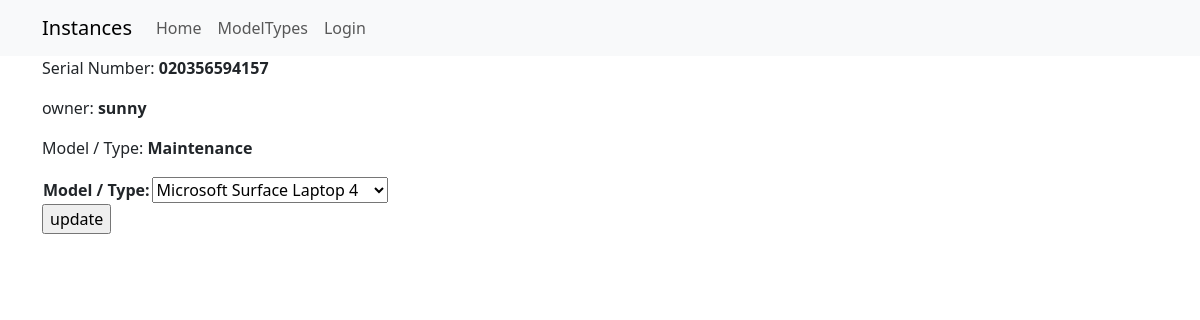
/instance/020356594157/modeltypeupdate/, run on an earlier commit of the app's database.
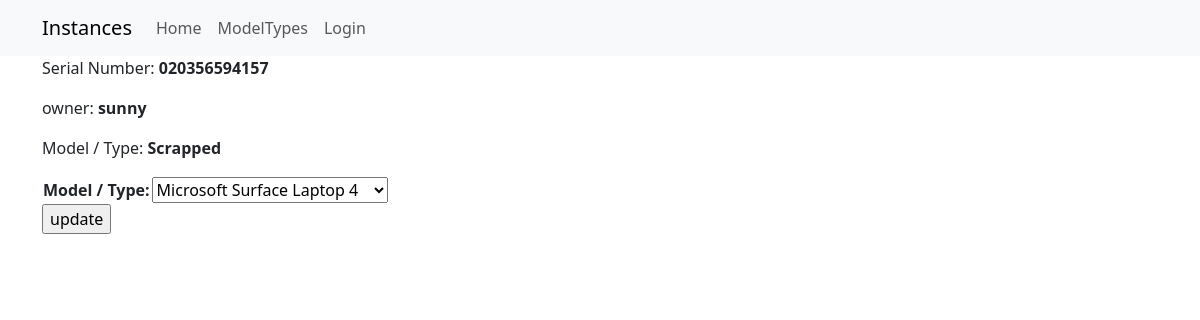
And on a later commit of the database.
### nanoassets/models.py (models this page shows, shortened)
class Instance(models.Model):
    serial_number = models.CharField(primary_key=True, max_length=20, help_text='enter serial #')
    model_type = models.ForeignKey("nanoassets.ModelType", verbose_name=_("Model / Type"), on_delete=models.SET_NULL, null=True, blank=True)
    owner = models.ForeignKey(User, verbose_name=_("Owner"), on_delete=models.SET_NULL, null=True, blank=True)
    INSTANCE_STATUS = (
        ('Available', 'Spare'),
        ('In use', 'in Use'),
        ('Maintenance', 'in Repair'),
        ('Disposal', 'Scrapped')
    )
    status = models.CharField(max_length=15, choices=INSTANCE_STATUS, default='Available', help_text='Asset availability')
    eol_date = models.DateField(null=True, blank=True)
    class Meta:
        ordering = ['model_type']

### nanoassets/views.py (the view)
# urls.py: path('instance/<pk>/modeltypeupdate/', views.InstanceModelTypeUpdate.as_view(), name='instance-modeltype-upd'),
class InstanceModelTypeUpdate(UpdateView):
    model = Instance
    fields = ['model_type']
    template_name = 'nanoassets/instance_update_modeltype.html'
    success_url = reverse_lazy('instance-list')

### nanoassets/models.py (called while the page is built)
    def __str__(self):
        return '%s %s' % (self.manufacturer, self.name)

    def __str__(self):
        return self.name

### nanoassets/templates/nanoassets/instance_update_modeltype.html (shortened to what this page needs)
{% extends 'base.html' %}
{% block page_content %}
<p>Serial Number: <b>{{ instance.serial_number }} </b></p>
<p>owner: <b>{{ instance.owner }} </b></p>
<p>Model / Type: <b>{{ instance.status }} </b></p>
<form action="" method="post">
  <table>
    {{ form.as_table }}
  </table>
  <input type="submit" value="update" />
</form>
{% endblock page_content %}

What changed in the data, as far as the page shows it:
changed Instance "Microsoft Surface Laptop 4": status "Maintenance" → "Scrapped"
